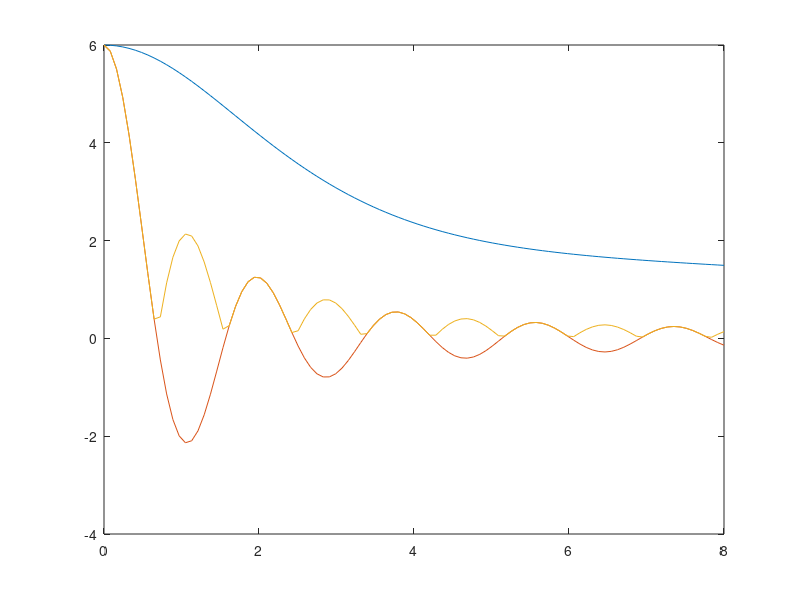

Write the MATLAB code that produced this figure.
function c60afac
% calculate 9 Cromer-Mann coefficients of f(Q) for C60 molecule

% CM coefficients for C from gsas/data/atmdata.dat
%       a1     b1      a2     b2      a3      b3     a4    b4       c
cmC = [ 2.3100 20.8439 1.0200 10.2075 1.5886  .5687  .8650 51.6512  .2156 ];
% R parameter comes from PRL, vol. 66 (22), 1991, p2912
RC60 = 3.52; % A

% just check the plot
q = linspace(0, 8);
fC = f0asf(cmC, q);
fC60 = fC .* besselj(0, q*RC60);
plot(q, fC, q, fC60, q, sqrt(fC60.^2))


function f0 = f0asf(cmc, Q)
% f0asf(CMC,Q)   calculate f0(Q) using CMC Cromer-Mann coefficients
%   CMC = [a1 b1  a2 b2  a3 b3  a4 b4  c]

cmc = cmc(:).';
a = cmc(1:2:8);
b = cmc(2:2:8);
c = cmc(9);
% sthlam is sin(theta)/lambda, make sure sthlam is a column vector
sthlam = Q(:)./(4*pi);
% allow Q and f0 to have arbitrary shape
f0 = zeros(size(Q));
% using matrix multiplications
f0(:) = exp(sthlam.^2 * (-b)) * a.' + c;
